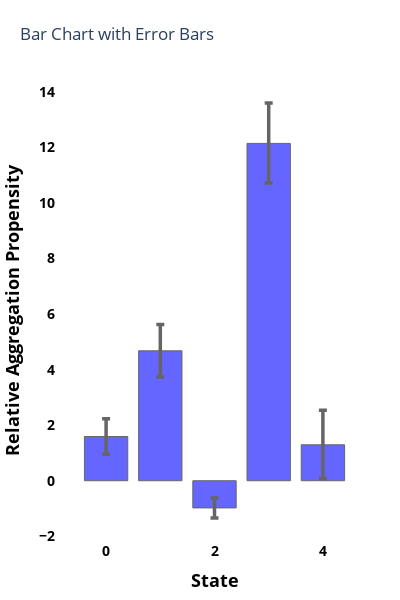

Here is the notebook cell this chart was saved with:
### Code cell
# Create the bar chart with error bars
fig = go.Figure([go.Bar(
    x=states,
    y=means,
    error_y=dict(
        type='data',
        symmetric=False,
        array=error_bars['upper'],
        arrayminus=error_bars['lower'],
        color='black',  # Error bars color
        thickness=3.5,  # Error bars thickness
    ),
    marker_color='blue',
    marker_line=dict(color='black', width=1),  # Border around bars
    opacity=0.6,  # Set opacity of bars only
)])

# Customize the layout
fig.update_layout(
    title='Bar Chart with Error Bars',
    xaxis_title='State',
    yaxis_title='Mean Value',
    showlegend=False,
    xaxis=dict(
        title="State",
        titlefont=dict(size=18, color="black", weight="bold"),
        tickfont=dict(size=14, color="black", weight="bold"),
        tickmode='array',
    ),
    yaxis=dict(
        title="Relative Aggregation Propensity",
        titlefont=dict(size=18, color="black", weight="bold"),
        tickfont=dict(size=14, color="black", weight="bold"),
        ticklabelposition="outside",
        automargin=True,
        side="left",
        tickson="boundaries",
        ticklen=20,  # Increase tick length
        tickwidth=2,  # Increase tick width for visibility
        ticks="outside",  # Place ticks outside the plot area
        tickcolor="rgba(0,0,0,0)",  # Make ticks transparent
        linecolor="rgba(0,0,0,0)",  # Make axis line transparent
    ),
    # margin=dict(l=200, r=100, t=100, b=100),  # Increase margins to ensure full rendering
    width=400,  # Set optimal width
    height=600,  # Set optimal height
    plot_bgcolor='white',
    # showlegend=False,
    margin=dict(l=50, r=50, t=80, b=50)
)

# Display the plot
fig.show()

### Figure 1 — Plotly figure (JSON) as saved in the notebook; plotly's stock layout.template omitted (floating-point values rounded to 4 significant figures)
{"data": [{"error_y": {"array": [0.6394, 0.9467, 0.3597, 1.453, 1.241], "arrayminus": [0.641, 0.9432, 0.3609, 1.424, 1.218], "color": "black", "symmetric": false, "thickness": 3.5, "type": "data"}, "marker": {"color": "blue", "line": {"color": "black", "width": 1}}, "opacity": 0.6, "type": "bar", "x": [0, 1, 2, 3, 4], "y": [1.591, 4.678, -0.9797, 12.15, 1.293]}], "layout": {"height": 600, "margin": {"b": 50, "l": 50, "r": 50, "t": 80}, "plot_bgcolor": "white", "showlegend": false, "title": {"text": "Bar Chart with Error Bars"}, "width": 400, "xaxis": {"autorange": true, "range": [-0.5, 4.5], "tickfont": {"color": "black", "size": 14, "weight": "bold"}, "tickmode": "array", "title": {"font": {"color": "black", "size": 18, "weight": "bold"}, "text": "State"}, "type": "linear"}, "yaxis": {"automargin": true, "autorange": true, "linecolor": "rgba(0, 0, 0, 0)", "range": [-2.171, 14.43], "side": "left", "tickcolor": "rgba(0, 0, 0, 0)", "tickfont": {"color": "black", "size": 14, "weight": "bold"}, "ticklabelposition": "outside", "ticklen": 20, "ticks": "outside", "tickson": "boundaries", "tickwidth": 2, "title": {"font": {"color": "black", "size": 18, "weight": "bold"}, "text": "Relative Aggregation Propensity"}, "type": "linear"}}}
